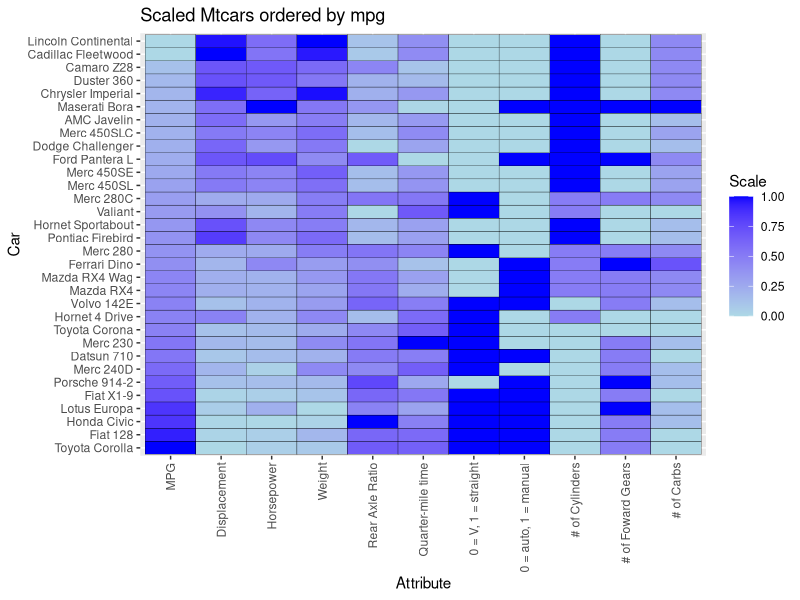
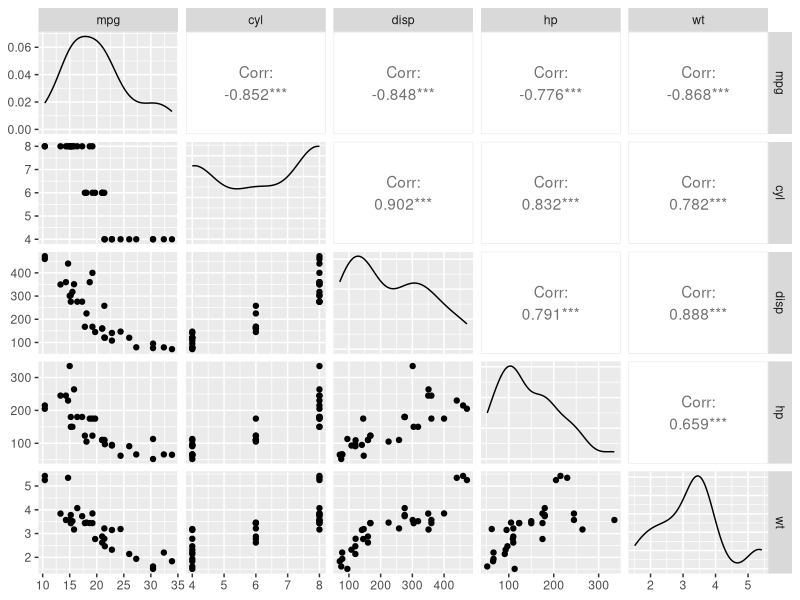

These charts were generated, in order, by the following R code:
library(GGally)
library(ggplot2)
library(tidyverse)
library(scales)

og <- mtcars

# Create a column for car names
data <- og %>% 
  mutate(car_name = rownames(mtcars)) %>%
  arrange(-mpg)
  

# Pivot longer by car names
  mtcars_long <- data %>% 
  pivot_longer(cols = -car_name, 
               names_to = "attribute", 
               values_to = "value")

# scale the data
mtcars_long <- mtcars_long %>% 
  group_by(attribute)%>%
  mutate(scaled_value = rescale(value, to = c(0, 1))) %>%
  ungroup()

#create factor to order car_names by mpg as in original data  
mtcars_long$car_name <- factor(mtcars_long$car_name, levels = data$car_name)

#create factor to order attributes
mtcars_long$attribute <- factor(mtcars_long$attribute, levels = c("mpg", "disp", "hp", "wt" , "drat", "qsec", "vs" , "am"  , "cyl" ,"gear",  "carb"))


labels <-  c("MPG", "Displacement", "Horsepower", "Weight", "Rear Axle Ratio", "Quarter-mile time", "0 = V, 1 = straight", "0 = auto, 1 = manual", "# of Cylinders", "# of Foward Gears", "# of Carbs")

#create heatmap using rescaled values
ggplot(mtcars_long, aes(attribute, car_name, )) +
     geom_tile(aes(fill = scaled_value), color = "black") +
     scale_fill_gradient(low = "lightblue", high = "blue") +
     labs(title = "Scaled Mtcars ordered by mpg",
          y = "Car",
          x = "Attribute",
          fill = "Scale") +
  scale_x_discrete(labels= labels)+
 
  theme(axis.text.x = element_text(angle = 90, vjust = 0.5, hjust=1)) 


ggpairs(og, columns = c("mpg", "cyl", "disp", "hp", "wt"))
